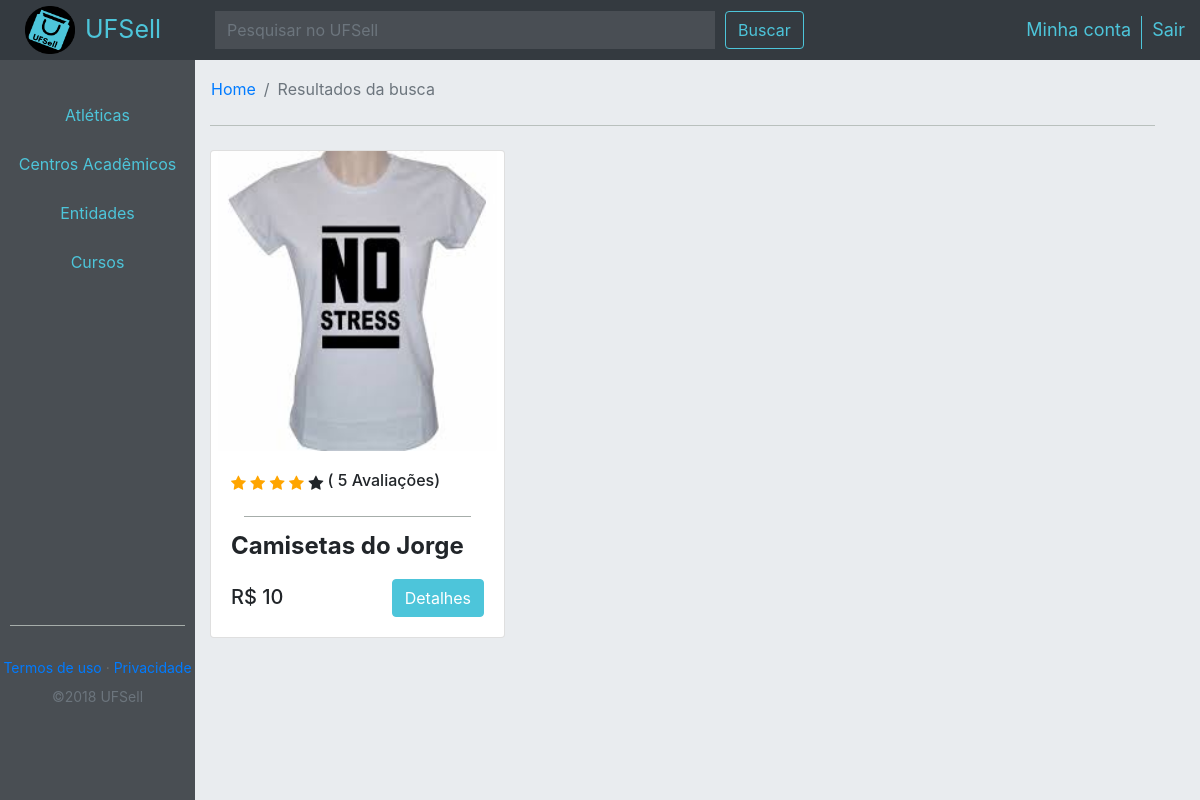
Page /busca.php (signed in) on the committed database.
### tables this page shows
CREATE TABLE IF NOT EXISTS `prod` (
  `id` int(11) NOT NULL,
  `nome` varchar(50) NOT NULL,
  `descr` varchar(500) NOT NULL,
  `preco` float NOT NULL,
  `img` varchar(150) NOT NULL,
  `qt_votos` int(11) NOT NULL,
  `aval` float NOT NULL
);

### busca.php (the view, shortened to what this page needs)
<?php
include('connection/connection.php');
$valBusca = $_GET['busca'];
$query = "SELECT * FROM prod WHERE `nome`  LIKE \"%$valBusca%\" ORDER BY aval DESC";
$result = mysqli_query($conn, $query);
?>
<!DOCTYPE html>
<html lang="pt-br">
    <?php include 'includes/header1.php' ?>
    <body>
        <?php include 'includes/nav1.php' ?>
            <div id="defCol" class="col-12 col-xl-12 col-lg-12 col-md-12">
                <div id="defRow" class="row">
                    <div id="menu" class="col-2 col-xl-2 col-lg-2 col-md-2">
						<div class="divWrap">
							<div id="btn-itemP" class="menuT">
								<button class="btn btn-light" data-toggle="collapse" data-target=".multi-collapse1" aria-expanded="true" aria-controls="at1 at2 at3 at4 at5 at6">Atléticas</button>
							</div>
							<div class="menuT">
								<button class="btn btn-light" data-toggle="collapse" data-target=".multi-collapse2" aria-expanded="true" aria-controls="ca1 ca2 ca3 ca4 ca5 ca6 ca7">Centros Acadêmicos</button>
							</div>
							<div class="menuT">
								<button class="btn btn-light" data-toggle="collapse" data-target=".multi-collapse3" aria-expanded="true" aria-controls="en1 en2 en3">Entidades</button>
							</div>
							<div class="menuT">
								<button class="btn btn-light" data-toggle="collapse" data-target=".multi-collapse4" aria-expanded="true" aria-controls="c1 c2 c3 c4 c5 c6 c7 c8 c9 c10 c11 c12">Cursos</button>
							</div>
						</div>
						<div class="hrFooter">
							<hr>
						</div>
						<div class="footer">
							<div class="row">
								<a href="#">Termos de uso</a>
								<label style="color: #6c706e;">&nbsp&middot&nbsp</label>
								<a href="#">Privacidade</a>
							</div>
							<div class="row" style="margin-bottom: 30px;">
								<span id="foot" class="text-muted">©2018 UFSell</span>
							</div>
						</div>
                    </div>
                    <div id="conteudo" class="col-10 col-xl-10 col-lg-10 col-md-10">
                        <nav aria-label="breadcrumb" style="margin-top:5px; margin-left:-15px;">
                            <ol class="breadcrumb">
                                <li class="breadcrumb-item"><a href="./home.php?sel=1">Home</a></li>
                                <li class="breadcrumb-item active" aria-current="page">Resultados da busca</li>
                            </ol>
                        </nav>
						<div class="colD">
						<br>
						<?php
						while ($row = $result->fetch_object())
						{
						?>
							<div class="row">
								<div class="col-lg-4 col-md-6 col-sm-12">
									<div class="card">
											<div class="product-image">
												<center>
													<img class="imgHome" src="img/<?php echo $row->img; ?>">
												</center>
											</div>
											<div class="card-body">
												<div class="row">
													<ul class="rating">
														<span class="fa fa-star checked"></span>
														<span class="fa fa-star checked"></span>
														<span class="fa fa-star checked"></span>
														<span class="fa fa-star checked"></span>
														<span class="fa fa-star"></span>
													</ul>
													<h6 class="avalCard">&nbsp( <?php echo $row->qt_votos;  ?> Avaliações)</h6>
												</div>
												<hr class="hrCard">
												<h4 class="titleCard" style="font-weight: bold;"><?php echo $row->nome;  ?></h4>
												<div class="row d-flex justify-content-between" style="padding-left: 15px; padding-right:15px;">
													<h5 class="d-flex align-self-end">R$ <?php echo $row->preco; ?> </h5>
													<a class="btn btn-outline-light btn-custom" href="produto.php?id_prod=<?php echo $row->id;  ?>">Detalhes</a>
												</div>
											</div>
									</div>
								</div>
							</div>
						</div>
					<?php } ?>
                    </div>
                </div>
            </div>
    </body>
</html>

### includes/header1.php (shortened to what this page needs)
<head>
    <link rel="stylesheet" href="https://stackpath.bootstrapcdn.com/bootstrap/4.1.3/css/bootstrap.min.css">
    <link rel="stylesheet" href="https://cdnjs.cloudflare.com/ajax/libs/font-awesome/4.7.0/css/font-awesome.min.css">
    <link type="text/css"  rel="stylesheet" href="./css/comprador.css">
</head>

### includes/nav1.php
<nav class="navbar navbar-dark bg-dark flex-md-nowrap p-0">
    <div class="flexCustom d-flex justify-content-start">
        <div class="col-2 col-xl-2 col-lg-2 col-md-2">
            <div class="d-flex flex-row">
                <a href="./home.php?sel=1"><img id="navLogo" src="img/UFSell.png" alt="logo"></a>
                <span class="spanUfs align-self-center">UFSell</span>
            </div>
        </div>
        <div class="col-10 col-xl-10 col-lg-10 col-md-10">
            <div class="d-flex flex-row justify-content-between">
                <div class="d-flex justify-content-start">
                    <form action="./busca.php" method="get" id="formBusca">
        <input id="inputNav" class="form-control form-control-dark" name="busca" placeholder="Pesquisar no UFSell" type="text" aria-label="Search">
      </form>
      <button class="btn btn-outline-light" form="formBusca" type="submit">Buscar</button>
                </div>
                <div class="d-flex justify-content-end" style="margin-top: 15px;">
                    <div id="nav-itemP" class="nav-item">
                        <a href="./conta.php">Minha conta</a>
                    </div>
                    <div class="nav-item">
                        <a class="" href="./sair.php">Sair</a>
                    </div>
                </div>
            </div>
        </div>
    </div>
</nav>

### css/comprador.css (style rules this page uses)
html, body { position: relative; height: 100%; }
body { height: 100%; width: 100%; background-color:#e9ecef; }
nav { width: 100%; height: 60px; }
#navLogo { margin-top: 5px; margin-bottom: 5px; margin-left: 10px; margin-right: 10px; width: 50px; }
.flexCustom { width: 100%; }
#inputNav { margin-top: 10px; width: 500px; }
.nav-item { font-size: 18px; margin-left: 10px; }
#nav-itemP { padding-right: 10px; border-right: 1px solid; border-color: #4dc5da; }
.nav-item > a { color: #4dc5da; text-decoration: none; }
.spanUfs { color:#4dc5da; font-size: 25px; }
.btn-outline-light { margin-left: 10px; margin-top: 10px; height: 38px; color: #4dc5da; border-color: #4dc5da; }
.navbar .form-control { border-width: 0; border-radius: 0; }
.form-control-dark { color: #fff; background-color: rgba(255, 255, 255, .1); border-color: rgba(255, 255, 255, .1); }
#defCol { width: 100%; height: calc(100% - 60px); }
#defRow { width: 100%; height: 100%; }
.btn-light { background-color: #494e53; color: #4dc5da; padding-top: 12.5px; padding-bottom: 12.5px; border: none; border-radius: 0; width: 100%; }
#btn-itemP { margin-top: 30px; }
hr { width: 90%; background-color: #b9c0bd; }
.footer { width: 100%; }
.footer > .row { margin: 0px; font-size: 14px; display: flex; justify-content: center; }
#conteudo { background-color:#e9ecef; }
.colD { display: block; -webkit-hyphens: auto; -moz-hyphens: auto; -ms-hyphens: auto; hyphens: auto; width: 100%; border-top: 1px solid #000000; border-color: #b9c0bd; }
.card { margin-bottom: 15px; }
.checked { color: orange; }
.btn-custom { color: white; background-color: #4dc5da; }
.hrCard { margin-top: 5px; margin-bottom: 15px; }
#menu { padding: 0px; background-color: #494e53 !important; display: flex; flex-direction: column; height: 100%; width: 100%; z-index: 100; }
.divWrap { display: flex; flex-direction: column; flex: 1 0 auto; background-color: #494e53; }
.hrFooter { padding-top: 15px; padding-bottom: 15px; background-color: #494e53; }
.footer { display: flex; flex-direction: column; height: 143px; width: 100%; flex-shrink: 0; background-color: #494e53; }
.imgHome { width: 95%; height: 300px; }
.rating { padding-left: 15px; }

### rows in the picture
prod: img (picture), qt_votos "5", nome "Camisetas do Jorge", preco "10"
